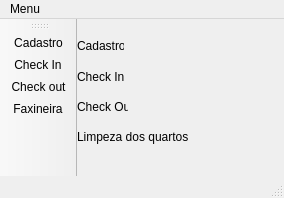
<?xml version="1.0" encoding="UTF-8"?>
<ui version="4.0">
 <class>MainWindow</class>
 <widget class="QMainWindow" name="MainWindow">
  <property name="geometry">
   <rect>
    <x>0</x>
    <y>0</y>
    <width>284</width>
    <height>198</height>
   </rect>
  </property>
  <property name="windowTitle">
   <string>Menu</string>
  </property>
  <widget class="QWidget" name="centralWidget">
   <widget class="QLabel" name="label">
    <property name="geometry">
     <rect>
      <x>0</x>
      <y>20</y>
      <width>47</width>
      <height>13</height>
     </rect>
    </property>
    <property name="text">
     <string>Cadastro</string>
    </property>
   </widget>
   <widget class="QLabel" name="label_2">
    <property name="geometry">
     <rect>
      <x>0</x>
      <y>50</y>
      <width>51</width>
      <height>16</height>
     </rect>
    </property>
    <property name="text">
     <string>Check In</string>
    </property>
   </widget>
   <widget class="QLabel" name="label_3">
    <property name="geometry">
     <rect>
      <x>0</x>
      <y>80</y>
      <width>51</width>
      <height>16</height>
     </rect>
    </property>
    <property name="text">
     <string>Check Out</string>
    </property>
   </widget>
   <widget class="QLabel" name="label_4">
    <property name="geometry">
     <rect>
      <x>0</x>
      <y>110</y>
      <width>111</width>
      <height>16</height>
     </rect>
    </property>
    <property name="text">
     <string>Limpeza dos quartos</string>
    </property>
   </widget>
  </widget>
  <widget class="QMenuBar" name="menuBar">
   <property name="geometry">
    <rect>
     <x>0</x>
     <y>0</y>
     <width>284</width>
     <height>21</height>
    </rect>
   </property>
   <widget class="QMenu" name="menuMenu">
    <property name="title">
     <string>Menu</string>
    </property>
    <addaction name="actionCadastro"/>
    <addaction name="actionCheck_In"/>
    <addaction name="actionCheck_out"/>
    <addaction name="actionFaxineira"/>
   </widget>
   <addaction name="menuMenu"/>
  </widget>
  <widget class="QToolBar" name="mainToolBar">
   <attribute name="toolBarArea">
    <enum>LeftToolBarArea</enum>
   </attribute>
   <attribute name="toolBarBreak">
    <bool>false</bool>
   </attribute>
   <addaction name="actionCadastro"/>
   <addaction name="actionCheck_In"/>
   <addaction name="actionCheck_out"/>
   <addaction name="actionFaxineira"/>
  </widget>
  <widget class="QStatusBar" name="statusBar"/>
  <action name="actionCadastro">
   <property name="icon">
    <iconset resource="menuzinho.qrc">
     <normaloff>:/rec/Menu/person-add_icon-icons.com_50077.png</normaloff>:/rec/Menu/person-add_icon-icons.com_50077.png</iconset>
   </property>
   <property name="text">
    <string>Cadastro</string>
   </property>
  </action>
  <action name="actionCheck_In">
   <property name="icon">
    <iconset resource="menuzinho.qrc">
     <normaloff>:/rec/Menu/Users-Enter-2-icon.png</normaloff>:/rec/Menu/Users-Enter-2-icon.png</iconset>
   </property>
   <property name="text">
    <string>Check In</string>
   </property>
  </action>
  <action name="actionCheck_out">
   <property name="icon">
    <iconset resource="menuzinho.qrc">
     <normaloff>:/rec/Menu/Users-Exit-icon.png</normaloff>:/rec/Menu/Users-Exit-icon.png</iconset>
   </property>
   <property name="text">
    <string>Check out</string>
   </property>
  </action>
  <action name="actionFaxineira">
   <property name="icon">
    <iconset resource="menuzinho.qrc">
     <normaloff>:/rec/Menu/Household-Broom-icon.png</normaloff>:/rec/Menu/Household-Broom-icon.png</iconset>
   </property>
   <property name="text">
    <string>Faxineira</string>
   </property>
  </action>
 </widget>
 <layoutdefault spacing="6" margin="11"/>
 <resources>
  <include location="menuzinho.qrc"/>
 </resources>
 <connections/>
</ui>
